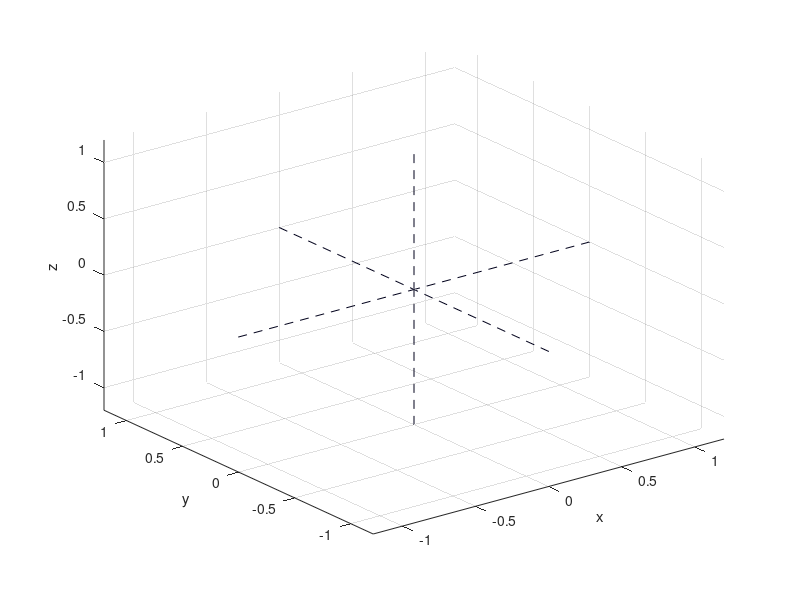

Here is the MATLAB script that generated this plot:
function [xax, yax, zax] = createAxis()
    
    zax = plot3([[0 0 0]',[0 0 0]'], ...
                [[0 0 0]',[0 0 0]'], ...
                [[5 0 0]',[-5 0 0]'], ...
                '--', 'Color', [0 0 0.1]); % z
    hold on
    yax = plot3([[0 0 0]',[0 0 0]'], ...
                [[5 0 0]',[-5 0 0]'], ...
                [[0 0 0]',[0 0 0]'], ...
                '--', 'Color', [0 0 0.1]); % y
    hold on
    xax = plot3([[5 0 0]',[-5 0 0]'], ...
                [[0 0 0]',[0 0 0]'], ...
                [[0 0 0]',[0 0 0]'], ...
                '--', 'Color', [0 0 0.1]); % x
    grid on
    xlabel('x')
    ylabel('y')
    zlabel('z')
    xlim([-1.2 1.2])
    ylim([-1.2 1.2])
    zlim([-1.2 1.2])
end